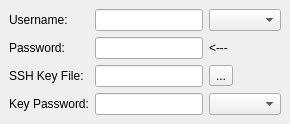
                    <widget class="QWidget" name="tabWidgetEditTunnelSSH">
                     <attribute name="title">
                      <string>SSH</string>
                     </attribute>
                     <layout class="QGridLayout" name="gridLayout_9">
                      <property name="leftMargin">
                       <number>9</number>
                      </property>
                      <property name="topMargin">
                       <number>9</number>
                      </property>
                      <property name="rightMargin">
                       <number>9</number>
                      </property>
                      <property name="bottomMargin">
                       <number>9</number>
                      </property>
                      <item row="0" column="0">
                       <widget class="QLabel" name="labelEditSSHUsername">
                        <property name="toolTip">
                         <string>&lt;html&gt;&lt;head/&gt;&lt;body&gt;&lt;p&gt;Variable name: &lt;span style=&quot; font-weight:600;&quot;&gt;${uid}&lt;/span&gt;&lt;/p&gt;&lt;p&gt;Username for the SSH server&lt;/p&gt;&lt;/body&gt;&lt;/html&gt;</string>
                        </property>
                        <property name="text">
                         <string>Username:</string>
                        </property>
                       </widget>
                      </item>
                      <item row="3" column="0">
                       <widget class="QLabel" name="labelSSHKeyPassword">
                        <property name="toolTip">
                         <string>&lt;html&gt;&lt;head/&gt;&lt;body&gt;&lt;p&gt;Variable name: &lt;span style=&quot; font-weight:600;&quot;&gt;${kpwd}&lt;/span&gt;&lt;/p&gt;&lt;p&gt;Optional: SSH key file password to avoid having to type the key file password every time&lt;/p&gt;&lt;/body&gt;&lt;/html&gt;</string>
                        </property>
                        <property name="text">
                         <string>Key Password:</string>
                        </property>
                       </widget>
                      </item>
                      <item row="0" column="1" rowspan="2">
                       <widget class="QWidget" name="widgetEditSSHUsernamePassword" native="true">
                        <layout class="QGridLayout" name="gridLayoutEditSSHUsernamePassword">
                         <property name="leftMargin">
                          <number>0</number>
                         </property>
                         <property name="topMargin">
                          <number>0</number>
                         </property>
                         <property name="rightMargin">
                          <number>0</number>
                         </property>
                         <property name="bottomMargin">
                          <number>0</number>
                         </property>
                         <item row="0" column="0">
                          <widget class="QLineEdit" name="editUsername">
                           <property name="enabled">
                            <bool>true</bool>
                           </property>
                           <property name="toolTip">
                            <string>&lt;html&gt;&lt;head/&gt;&lt;body&gt;&lt;p&gt;Variable name: &lt;span style=&quot; font-weight:600;&quot;&gt;${uid}&lt;/span&gt;&lt;/p&gt;&lt;p&gt;Username for the SSH server&lt;/p&gt;&lt;/body&gt;&lt;/html&gt;</string>
                           </property>
                          </widget>
                         </item>
                         <item row="0" column="1" colspan="2">
                          <widget class="QComboBox" name="comboPasswordSelect">
                           <property name="toolTip">
                            <string>Pick username and password from the Password manager</string>
                           </property>
                          </widget>
                         </item>
                         <item row="1" column="0">
                          <widget class="QLineEdit" name="editPassword">
                           <property name="toolTip">
                            <string>&lt;html&gt;&lt;head/&gt;&lt;body&gt;&lt;p&gt;Variable name: &lt;span style=&quot; font-weight:600;&quot;&gt;${pwd}&lt;/span&gt;&lt;/p&gt;&lt;p&gt;Password for the SSH server&lt;/p&gt;&lt;/body&gt;&lt;/html&gt;</string>
                           </property>
                          </widget>
                         </item>
                         <item row="1" column="1">
                          <widget class="QLabel" name="labelEditPasswordArrow">
                           <property name="text">
                            <string>&lt;---</string>
                           </property>
                          </widget>
                         </item>
                        </layout>
                       </widget>
                      </item>
                      <item row="2" column="1" rowspan="2">
                       <widget class="QWidget" name="widgetEditSSHKeyFile" native="true">
                        <layout class="QGridLayout" name="gridLayout_2">
                         <property name="leftMargin">
                          <number>0</number>
                         </property>
                         <property name="topMargin">
                          <number>0</number>
                         </property>
                         <property name="rightMargin">
                          <number>0</number>
                         </property>
                         <property name="bottomMargin">
                          <number>0</number>
                         </property>
                         <property name="horizontalSpacing">
                          <number>6</number>
                         </property>
                         <item row="0" column="0">
                          <widget class="QLineEdit" name="editSSHKeyFile">
                           <property name="enabled">
                            <bool>true</bool>
                           </property>
                           <property name="toolTip">
                            <string>&lt;html&gt;&lt;head/&gt;&lt;body&gt;&lt;p&gt;Variable name: &lt;span style=&quot; font-weight:600;&quot;&gt;${kfile}&lt;/span&gt;&lt;/p&gt;&lt;p&gt;Optional: SSH key file to avoid having to type the password every time&lt;/p&gt;&lt;/body&gt;&lt;/html&gt;</string>
                           </property>
                          </widget>
                         </item>
                         <item row="0" column="1">
                          <widget class="QToolButton" name="btnBrowseSSHKeyFile">
                           <property name="toolTip">
                            <string>&lt;html&gt;&lt;head/&gt;&lt;body&gt;&lt;p&gt;Open file chooser dialog&lt;/p&gt;&lt;/body&gt;&lt;/html&gt;</string>
                           </property>
                           <property name="text">
                            <string>...</string>
                           </property>
                          </widget>
                         </item>
                         <item row="1" column="0">
                          <widget class="QLineEdit" name="editSSHKeyFilePassword">
                           <property name="toolTip">
                            <string>&lt;html&gt;&lt;head/&gt;&lt;body&gt;&lt;p&gt;Variable name: &lt;span style=&quot; font-weight:600;&quot;&gt;${kpwd}&lt;/span&gt;&lt;/p&gt;&lt;p&gt;Optional: SSH key file password to avoid having to type the key file password every time&lt;/p&gt;&lt;/body&gt;&lt;/html&gt;</string>
                           </property>
                          </widget>
                         </item>
                         <item row="1" column="1">
                          <widget class="QComboBox" name="comboKeyPasswordSelect">
                           <property name="toolTip">
                            <string>Pick password from the Password manager</string>
                           </property>
                          </widget>
                         </item>
                        </layout>
                       </widget>
                      </item>
                      <item row="1" column="0">
                       <widget class="QLabel" name="labelEditSSHPassword">
                        <property name="toolTip">
                         <string>&lt;html&gt;&lt;head/&gt;&lt;body&gt;&lt;p&gt;Variable name: &lt;span style=&quot; font-weight:600;&quot;&gt;${pwd}&lt;/span&gt;&lt;/p&gt;&lt;p&gt;Password for the SSH server&lt;/p&gt;&lt;/body&gt;&lt;/html&gt;</string>
                        </property>
                        <property name="text">
                         <string>Password:</string>
                        </property>
                       </widget>
                      </item>
                      <item row="2" column="0">
                       <widget class="QLabel" name="labelSSHKeyFile">
                        <property name="toolTip">
                         <string>&lt;html&gt;&lt;head/&gt;&lt;body&gt;&lt;p&gt;Variable name: &lt;span style=&quot; font-weight:600;&quot;&gt;${kfile}&lt;/span&gt;&lt;/p&gt;&lt;p&gt;Optional: SSH key file to avoid having to type the password every time&lt;/p&gt;&lt;/body&gt;&lt;/html&gt;</string>
                        </property>
                        <property name="text">
                         <string>SSH Key File:</string>
                        </property>
                       </widget>
                      </item>
                     </layout>
                    </widget>
